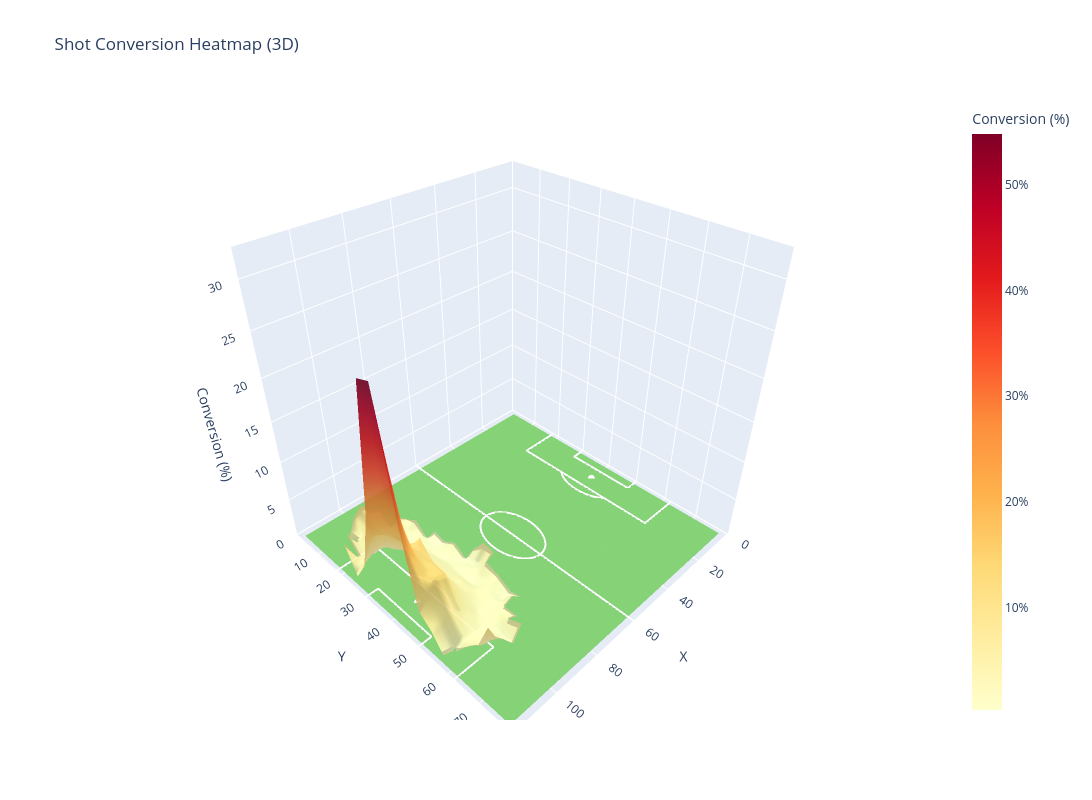

Notebook cell for this chart:
### Code cell
reload(shots)
shots.plot_shot_conversion_heatmap(df_nopens[['x1', 'y1', 'outcome']], min_shots=20, plot_3d=True)

### Figure 1 — Plotly figure (JSON) as saved in the notebook; plotly's stock layout.template omitted (floating-point values rounded to 4 significant figures; data arrays with more than 128 entries replaced by an {"elided": "..."} marker saying what was removed)
{"data": [{"colorscale": [[0, "#6BBF59"], [1, "#6BBF59"]], "hoverinfo": "skip", "opacity": 0.9, "showlegend": false, "showscale": false, "surfacecolor": {"elided": "20x30 float values"}, "type": "surface", "x": {"elided": "20x30 float values"}, "y": {"elided": "20x30 float values"}, "z": {"elided": "20x30 float values"}}, {"hoverinfo": "skip", "line": {"color": "white", "width": 6}, "mode": "lines", "showlegend": false, "type": "scatter3d", "x": [0, 120, 120, 0, 0], "y": [0, 0, 80, 80, 0], "z": [0, 0, 0, 0, 0]}, {"hoverinfo": "skip", "line": {"color": "white", "width": 4}, "mode": "lines", "showlegend": false, "type": "scatter3d", "x": [60, 60], "y": [0, 80], "z": [0, 0]}, {"hoverinfo": "skip", "line": {"color": "white", "width": 4}, "mode": "lines", "showlegend": false, "type": "scatter3d", "x": [70, 69.99, 69.94, 69.87, 69.78, 69.65, 69.5, 69.32, 69.12, 68.89, 68.64, 68.36, 68.06, 67.74, 67.39, 67.02, 66.64, 66.23, 65.81, 65.38, 64.92, 64.46, 63.98, 63.49, 62.99, 62.48, 61.97, 61.45, 60.92, 60.4, 59.87, 59.34, 58.81, 58.29, 57.77, 57.26, 56.76, 56.26, 55.78, 55.31, 54.85, 54.4, 53.97, 53.56, 53.17, 52.79, 52.43, 52.1, 51.79, 51.5, 51.23, 50.99, 50.77, 50.58, 50.42, 50.28, 50.17, 50.09, 50.03, 50.0, 50.0, 50.03, 50.09, 50.17, 50.28, 50.42, 50.58, 50.77, 50.99, 51.23, 51.5, 51.79, 52.1, 52.43, 52.79, 53.17, 53.56, 53.97, 54.4, 54.85, 55.31, 55.78, 56.26, 56.76, 57.26, 57.77, 58.29, 58.81, 59.34, 59.87, 60.4, 60.92, 61.45, 61.97, 62.48, 62.99, 63.49, 63.98, 64.46, 64.92, 65.38, 65.81, 66.23, 66.64, 67.02, 67.39, 67.74, 68.06, 68.36, 68.64, 68.89, 69.12, 69.32, 69.5, 69.65, 69.78, 69.87, 69.94, 69.99, 70], "y": [40, 40.53, 41.05, 41.58, 42.1, 42.61, 43.12, 43.61, 44.1, 44.58, 45.04, 45.49, 45.92, 46.34, 46.74, 47.12, 47.48, 47.82, 48.14, 48.43, 48.7, 48.95, 49.17, 49.37, 49.54, 49.69, 49.8, 49.89, 49.96, 49.99, 50.0, 49.98, 49.93, 49.85, 49.75, 49.62, 49.46, 49.28, 49.07, 48.83, 48.57, 48.29, 47.98, 47.65, 47.3, 46.93, 46.54, 46.13, 45.71, 45.26, 44.81, 44.34, 43.86, 43.37, 42.86, 42.35, 41.84, 41.32, 40.79, 40.26, 39.74, 39.21, 38.68, 38.16, 37.65, 37.14, 36.63, 36.14, 35.66, 35.19, 34.74, 34.29, 33.87, 33.46, 33.07, 32.7, 32.35, 32.02, 31.71, 31.43, 31.17, 30.93, 30.72, 30.54, 30.38, 30.25, 30.15, 30.07, 30.02, 30.0, 30.01, 30.04, 30.11, 30.2, 30.31, 30.46, 30.63, 30.83, 31.05, 31.3, 31.57, 31.86, 32.18, 32.52, 32.88, 33.26, 33.66, 34.08, 34.51, 34.96, 35.42, 35.9, 36.39, 36.88, 37.39, 37.9, 38.42, 38.95, 39.47, 40], "z": [0, 0, 0, 0, 0, 0, 0, 0, 0, 0, 0, 0, 0, 0, 0, 0, 0, 0, 0, 0, 0, 0, 0, 0, 0, 0, 0, 0, 0, 0, 0, 0, 0, 0, 0, 0, 0, 0, 0, 0, 0, 0, 0, 0, 0, 0, 0, 0, 0, 0, 0, 0, 0, 0, 0, 0, 0, 0, 0, 0, 0, 0, 0, 0, 0, 0, 0, 0, 0, 0, 0, 0, 0, 0, 0, 0, 0, 0, 0, 0, 0, 0, 0, 0, 0, 0, 0, 0, 0, 0, 0, 0, 0, 0, 0, 0, 0, 0, 0, 0, 0, 0, 0, 0, 0, 0, 0, 0, 0, 0, 0, 0, 0, 0, 0, 0, 0, 0, 0, 0]}, {"hoverinfo": "skip", "line": {"color": "white", "width": 4}, "mode": "lines", "showlegend": false, "type": "scatter3d", "x": [0, 18, 18, 0, 0], "y": [18, 18, 62, 62, 18], "z": [0, 0, 0, 0, 0]}, {"hoverinfo": "skip", "line": {"color": "white", "width": 4}, "mode": "lines", "showlegend": false, "type": "scatter3d", "x": [120, 102, 102, 120, 120], "y": [18, 18, 62, 62, 18], "z": [0, 0, 0, 0, 0]}, {"hoverinfo": "skip", "line": {"color": "white", "width": 4}, "mode": "lines", "showlegend": false, "type": "scatter3d", "x": [0, 6, 6, 0, 0], "y": [30, 30, 50, 50, 30], "z": [0, 0, 0, 0, 0]}, {"hoverinfo": "skip", "line": {"color": "white", "width": 4}, "mode": "lines", "showlegend": false, "type": "scatter3d", "x": [120, 114, 114, 120, 120], "y": [30, 30, 50, 50, 30], "z": [0, 0, 0, 0, 0]}, {"hoverinfo": "skip", "line": {"color": "white", "width": 8}, "mode": "lines", "showlegend": false, "type": "scatter3d", "x": [-0.1, 0], "y": [36, 36], "z": [0, 0]}, {"hoverinfo": "skip", "line": {"color": "white", "width": 8}, "mode": "lines", "showlegend": false, "type": "scatter3d", "x": [-0.1, 0], "y": [44, 44], "z": [0, 0]}, {"hoverinfo": "skip", "line": {"color": "white", "width": 8}, "mode": "lines", "showlegend": false, "type": "scatter3d", "x": [120, 120.1], "y": [36, 36], "z": [0, 0]}, {"hoverinfo": "skip", "line": {"color": "white", "width": 8}, "mode": "lines", "showlegend": false, "type": "scatter3d", "x": [120, 120.1], "y": [44, 44], "z": [0, 0]}, {"hoverinfo": "skip", "marker": {"color": "white", "size": 4}, "mode": "markers", "showlegend": false, "type": "scatter3d", "x": [12], "y": [40], "z": [0]}, {"hoverinfo": "skip", "marker": {"color": "white", "size": 4}, "mode": "markers", "showlegend": false, "type": "scatter3d", "x": [108], "y": [40], "z": [0]}, {"hoverinfo": "skip", "line": {"color": "white", "width": 4}, "mode": "lines", "showlegend": false, "type": "scatter3d", "x": [18, 18.2, 18.39, 18.58, 18.77, 18.95, 19.13, 19.3, 19.47, 19.64, 19.8, 19.95, 20.1, 20.24, 20.38, 20.52, 20.65, 20.77, 20.89, 21.0, 21.11, 21.21, 21.3, 21.39, 21.47, 21.55, 21.62, 21.69, 21.75, 21.8, 21.85, 21.89, 21.92, 21.95, 21.97, 21.99, 22.0, 22, 22.0, 21.99, 21.97, 21.95, 21.92, 21.89, 21.85, 21.8, 21.75, 21.69, 21.62, 21.55, 21.47, 21.39, 21.3, 21.21, 21.11, 21.0, 20.89, 20.77, 20.65, 20.52, 20.38, 20.24, 20.1, 19.95, 19.8, 19.64, 19.47, 19.3, 19.13, 18.95, 18.77, 18.58, 18.39, 18.2, 18], "y": [32, 32.15, 32.31, 32.47, 32.64, 32.81, 32.99, 33.17, 33.36, 33.54, 33.74, 33.94, 34.14, 34.34, 34.55, 34.76, 34.98, 35.19, 35.42, 35.64, 35.87, 36.1, 36.33, 36.56, 36.8, 37.04, 37.28, 37.52, 37.76, 38.01, 38.25, 38.5, 38.75, 39.0, 39.25, 39.5, 39.75, 40, 40.25, 40.5, 40.75, 41.0, 41.25, 41.5, 41.75, 41.99, 42.24, 42.48, 42.72, 42.96, 43.2, 43.44, 43.67, 43.9, 44.13, 44.36, 44.58, 44.81, 45.02, 45.24, 45.45, 45.66, 45.86, 46.06, 46.26, 46.46, 46.64, 46.83, 47.01, 47.19, 47.36, 47.53, 47.69, 47.85, 48], "z": [0, 0, 0, 0, 0, 0, 0, 0, 0, 0, 0, 0, 0, 0, 0, 0, 0, 0, 0, 0, 0, 0, 0, 0, 0, 0, 0, 0, 0, 0, 0, 0, 0, 0, 0, 0, 0, 0, 0, 0, 0, 0, 0, 0, 0, 0, 0, 0, 0, 0, 0, 0, 0, 0, 0, 0, 0, 0, 0, 0, 0, 0, 0, 0, 0, 0, 0, 0, 0, 0, 0, 0, 0, 0, 0]}, {"hoverinfo": "skip", "line": {"color": "white", "width": 4}, "mode": "lines", "showlegend": false, "type": "scatter3d", "x": [102, 101.8, 101.6, 101.4, 101.2, 101.0, 100.9, 100.7, 100.5, 100.4, 100.2, 100.0, 99.9, 99.76, 99.62, 99.48, 99.35, 99.23, 99.11, 99.0, 98.89, 98.79, 98.7, 98.61, 98.53, 98.45, 98.38, 98.31, 98.25, 98.2, 98.15, 98.11, 98.08, 98.05, 98.03, 98.01, 98.0, 98, 98.0, 98.01, 98.03, 98.05, 98.08, 98.11, 98.15, 98.2, 98.25, 98.31, 98.38, 98.45, 98.53, 98.61, 98.7, 98.79, 98.89, 99.0, 99.11, 99.23, 99.35, 99.48, 99.62, 99.76, 99.9, 100.0, 100.2, 100.4, 100.5, 100.7, 100.9, 101.0, 101.2, 101.4, 101.6, 101.8, 102], "y": [48, 47.85, 47.69, 47.53, 47.36, 47.19, 47.01, 46.83, 46.64, 46.46, 46.26, 46.06, 45.86, 45.66, 45.45, 45.24, 45.02, 44.81, 44.58, 44.36, 44.13, 43.9, 43.67, 43.44, 43.2, 42.96, 42.72, 42.48, 42.24, 41.99, 41.75, 41.5, 41.25, 41.0, 40.75, 40.5, 40.25, 40, 39.75, 39.5, 39.25, 39.0, 38.75, 38.5, 38.25, 38.01, 37.76, 37.52, 37.28, 37.04, 36.8, 36.56, 36.33, 36.1, 35.87, 35.64, 35.42, 35.19, 34.98, 34.76, 34.55, 34.34, 34.14, 33.94, 33.74, 33.54, 33.36, 33.17, 32.99, 32.81, 32.64, 32.47, 32.31, 32.15, 32], "z": [0, 0, 0, 0, 0, 0, 0, 0, 0, 0, 0, 0, 0, 0, 0, 0, 0, 0, 0, 0, 0, 0, 0, 0, 0, 0, 0, 0, 0, 0, 0, 0, 0, 0, 0, 0, 0, 0, 0, 0, 0, 0, 0, 0, 0, 0, 0, 0, 0, 0, 0, 0, 0, 0, 0, 0, 0, 0, 0, 0, 0, 0, 0, 0, 0, 0, 0, 0, 0, 0, 0, 0, 0, 0, 0]}, {"cmax": 54.81, "cmin": 0.323, "colorbar": {"ticksuffix": "%", "title": {"text": "Conversion (%)"}}, "colorscale": [[0, "rgb(255,255,204)"], [0.125, "rgb(255,237,160)"], [0.25, "rgb(254,217,118)"], [0.375, "rgb(254,178,76)"], [0.5, "rgb(253,141,60)"], [0.625, "rgb(252,78,42)"], [0.75, "rgb(227,26,28)"], [0.875, "rgb(189,0,38)"], [1, "rgb(128,0,38)"]], "customdata": {"elided": "1200 float values"}, "hovertemplate": "%{x:.1f}, %{y:.1f}<br>Conversion (%): %{customdata[0]:.2f}<br>Shots: %{customdata[1]:.0f}", "opacity": 0.9, "showlegend": false, "showscale": true, "surfacecolor": {"elided": "20x30 float values"}, "type": "surface", "x": {"elided": "20x30 float values"}, "y": {"elided": "20x30 float values"}, "z": {"elided": "20x30 float values"}}], "layout": {"height": 800, "scene": {"aspectmode": "auto", "xaxis": {"range": [0, 120], "title": {"text": "X"}}, "yaxis": {"range": [0, 80], "title": {"text": "Y"}}, "zaxis": {"range": [0, 32.88], "title": {"text": "Conversion (%)"}}}, "title": {"text": "Shot Conversion Heatmap (3D)"}, "width": 1200}}
